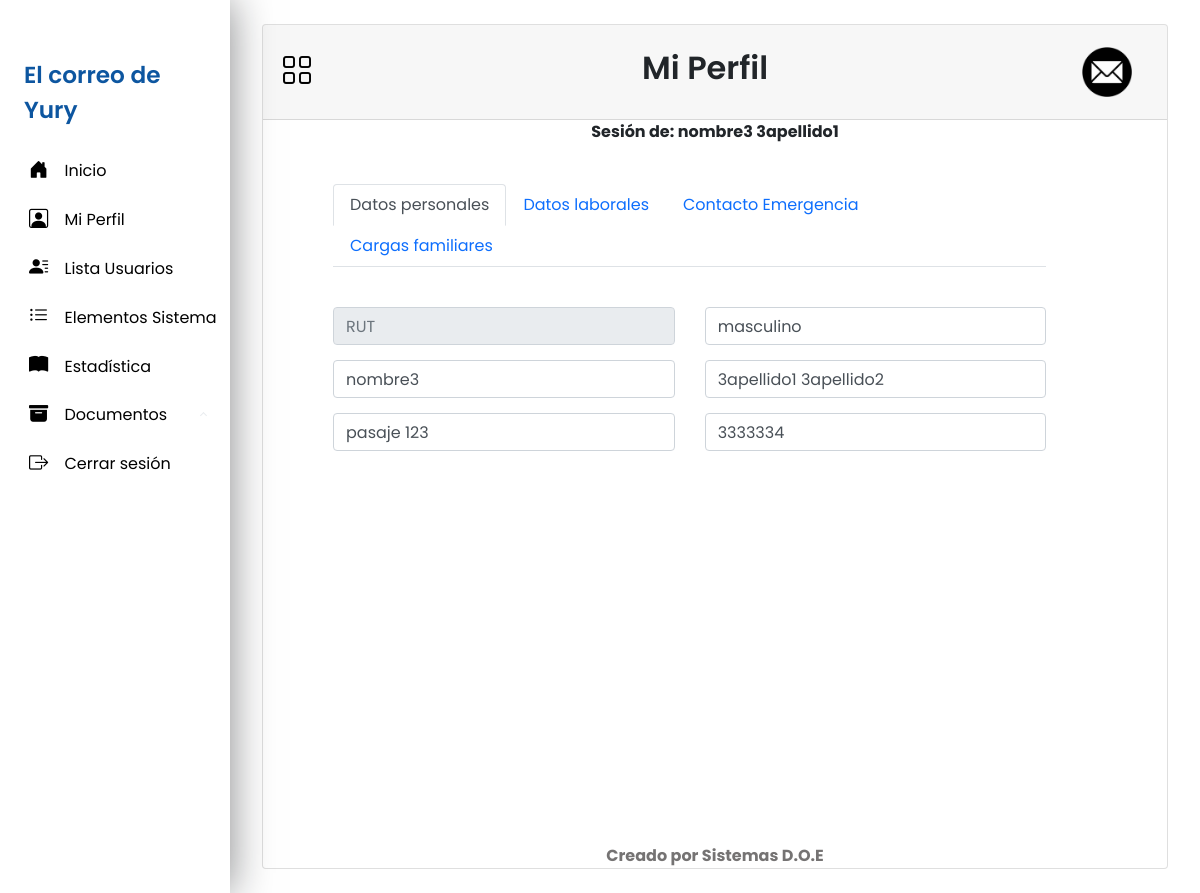
The page /miPerfil/ (signed in) on the database its author committed.
### empleados/models.py (models this page shows, shortened)
class Empleado(models.Model):
    RUT = models.CharField(max_length=12, primary_key=True)
    nombre = models.CharField(max_length=20)
    apellido1 = models.CharField(max_length=20)
    apellido2 = models.CharField(max_length=20, null=True, blank=True)
    sexo = models.CharField(max_length=9, null=True, blank=True)
    direccion = models.CharField(max_length=45, null=True, blank=True)
    telefono = models.CharField(max_length=15)
    user = models.ForeignKey(User, on_delete=models.CASCADE)
    cargo_id = models.ForeignKey(Cargo, on_delete=models.CASCADE)
    departamento_id = models.ForeignKey(Departamento, on_delete=models.CASCADE)
    area_id = models.ForeignKey(Area, on_delete=models.CASCADE)

### empleados/views.py (the view)
# urls.py: path('miPerfil/', views.miPerfil, name='miPerfil'),
@login_required
def miPerfil(request):
    try:
        empleado = Empleado.objects.select_related(
            'cargo_id', 'area_id').get(user=request.user)
        cargas = CargaFamiliar.objects.filter(RUT=empleado)
        contactos = ContactoEmergencia.objects.filter(RUT=empleado)
    except Empleado.DoesNotExist:
        empleado = None
        cargas = []
        contactos = []
    return render(request, 'miPerfil.html', {'empleado': empleado, 'cargas': cargas,
                                             'contactos': contactos})

### empleados/templates/miPerfil.html (shortened to what this page needs)
{% include 'base.html' %}
{%load static%}
{% block content %}
<!DOCTYPE html>
<html lang="es">
<head>
    <link href="https://cdn.jsdelivr.net/npm/bootstrap@5.3.0-alpha3/dist/css/bootstrap.min.css" rel="stylesheet"
>
    <link rel="stylesheet" href="https://maxcdn.bootstrapcdn.com/bootstrap/4.5.2/css/bootstrap.min.css">
    <link rel="stylesheet" href="https://cdn.jsdelivr.net/npm/bootstrap-icons@1.11.3/font/bootstrap-icons.min.css">
    <link type="text/css" href='{% static "/css/style.css"%}' rel="stylesheet" />
</head>
<body>
    <h2>Mi Perfil</h2>
    <img src='{% static "/img/icono.jpeg.png" %}'>
    {% if empleado %}
    <strong>Sesión de: {{ empleado.nombre }} {{ empleado.apellido1 }}</strong>
    {% endif %}
    <div class="card-body col-md-10">
        <nav>
            <div class="nav nav-tabs" id="nav-tab" role="tablist">
                <button class="nav-link active" id="nav-datos-tab" data-bs-toggle="tab" data-bs-target="#nav-datos"
                    type="button" role="tab" aria-controls="nav-datos" aria-selected="true">Datos personales</button>
                <button class="nav-link" id="nav-lab-tab" data-bs-toggle="tab" data-bs-target="#nav-lab" type="button"
                    role="tab" aria-controls="nav-lab" aria-selected="false">Datos laborales</button>
                <button class="nav-link" id="nav-contc-tab" data-bs-toggle="tab" data-bs-target="#nav-contc"
                    type="button" role="tab" aria-controls="nav-contc" aria-selected="false">Contacto
                    Emergencia</button>
                <button class="nav-link" id="nav-fam-tab" data-bs-toggle="tab" data-bs-target="#nav-fam" type="button"
                    role="tab" aria-controls="nav-fam" aria-selected="false">Cargas familiares</button>
            </div>
        </nav>
        <div class="tab-content" id="nav-tabContent">
            <div class="tab-pane fade show active" id="nav-datos" role="tabpanel" aria-labelledby="nav-datos-tab">
                <div class="panel panel-default" style="margin-top: 40px;">
                    <div class="panel-body">
                        <div class="row">
                            <div class="from-group col-md-6 ">
                                <input type="text" id="rut" name="rut" class="form-control " placeholder="RUT"
                                    disabled="disabled" value="">
                            </div>
                            <div class="from-group col-md-6">
                                <input type="text" id="telephone" name="telephone" class="form-control "
                                    value="{{ empleado.sexo }}" placeholder="Sexo" required>
                            </div>
                        </div>
                        <div class="row">
                            <div class="from-group col-md-6">
                                <input type="text" id="firstName" name="firstName" class="form-control "
                                    value="{{ empleado.nombre }}" placeholder="Nombre" required>
                            </div>
                            <div class="from-group col-md-6">
                                <input type="text" id="lastName" name="lastName" class="form-control "
                                    value="{{ empleado.apellido1 }} {{ empleado.apellido2 }}" placeholder="Apellidos"
                                    required>
                            </div>
                        </div>
                        <div class="row">
                            <div class="from-group col-md-6">
                                <input type="text" id="direction" name="direction" class="form-control "
                                    value="{{ empleado.direccion }}" placeholder="Dirección" required>
                            </div>
                            <div class="from-group col-md-6">
                                <input type="text" id="telephone" name="telephone" class="form-control "
                                    value="{{ empleado.telefono }}" placeholder="Teléfono" required>
                            </div>
                        </div>
                    </div>
                </div>
            </div>
        </div>
    </div>
    <strong style="color: rgba(15, 13, 13, 0.575); text-align: center;">Creado por Sistemas D.O.E</strong>
</body>
</html>
{% endblock %}

### static/css/style.css (style rules this page uses)
h2 { padding: 50px; font-weight: 600; margin-left: 50px; }
body { font-family: 'Poppins', sans-serif; margin: 0; background-repeat: no-repeat; background-position: center bottom; background-image: url('https://s1.1zoom.me/b5050/342/Geometry_Texture_Blue_Light_Blue_White_background_586221_3840x2400.jpg'); background-size: cover; }
.card-body { height: 700px; align-items: center; margin-left: 50px; padding-top: 40px; }
.row { margin-top: 15px; }
* { margin: 0; padding: 0; box-sizing: border-box; }
img { width: 50px; height: 50px; }

### rows shown on the page
Empleado: nombre "nombre3", apellido1 "3apellido1", telephone "masculino", firstName "nombre3", lastName "3apellido1 3apellido2", direction "pasaje 123", telephone "3333334"
